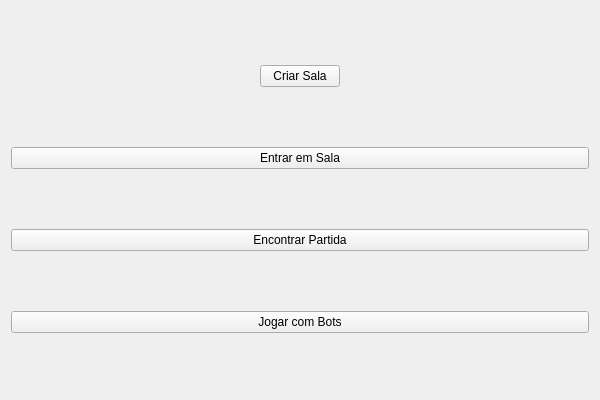
<?xml version="1.0" encoding="UTF-8"?>
<ui version="4.0">
 <class>TelaMenu</class>
 <widget class="QWidget" name="TelaMenu">
  <property name="geometry">
   <rect>
    <x>0</x>
    <y>0</y>
    <width>600</width>
    <height>400</height>
   </rect>
  </property>
  <property name="windowTitle">
   <string>Menu Principal</string>
  </property>
  <layout class="QVBoxLayout" name="verticalLayout" stretch="1,1,1,1">
   <item alignment="Qt::AlignmentFlag::AlignHCenter">
    <widget class="QPushButton" name="btnCriarSala">
     <property name="enabled">
      <bool>true</bool>
     </property>
     <property name="text">
      <string>Criar Sala</string>
     </property>
    </widget>
   </item>
   <item>
    <widget class="QPushButton" name="btnEntrarSala">
     <property name="text">
      <string>Entrar em Sala</string>
     </property>
    </widget>
   </item>
   <item>
    <widget class="QPushButton" name="btnEncontrarPartida">
     <property name="text">
      <string>Encontrar Partida</string>
     </property>
    </widget>
   </item>
   <item>
    <widget class="QPushButton" name="btnJogarBots">
     <property name="text">
      <string>Jogar com Bots</string>
     </property>
    </widget>
   </item>
  </layout>
 </widget>
 <resources/>
 <connections/>
</ui>
